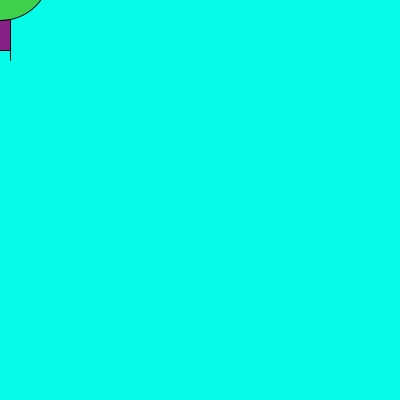
Frame 1 (no input)
Frame 60 (the mouse pressed at the canvas centre just before this capture): identical to frame 1, image omitted
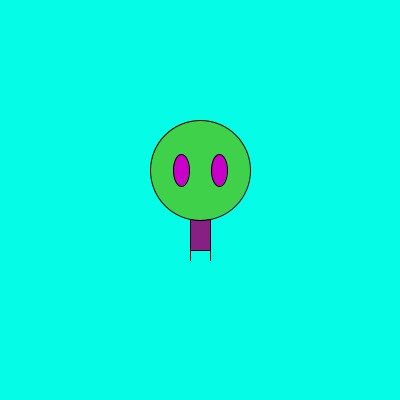
Frame 120 (the mouse held since frame 60 and released just before this capture)

The Processing sketch that drew these frames (run headless with seeded random() and noise(); from frame 60 on, the mouse is pressed at the canvas centre):

// Processing sketch: processing_26821
// ── processing_26821.pde

void setup () {
size (400,400);
smooth();
frameRate (30);
}

void draw (){
background (5,252,230);


ellipseMode(CENTER);
rectMode (CENTER);

stroke(0);
fill(134,32,133);
rect(mouseX,mouseY,20,100);

fill (63,209,74);
ellipse(mouseX,mouseY-30,100,100);

fill (mouseX,0,mouseY);
ellipse(mouseX-19,mouseY -30,16,32);
ellipse(mouseX +19,mouseY-30,16,32);

stroke(0);
line(mouseX-10,mouseY+50,pmouseX-10,pmouseY+60);
line (mouseX+10, mouseY+50,pmouseX+10, pmouseY+60);
}

void mousePressed () {
  fill(155);
  println ("I HATE PROCESSING");
}
